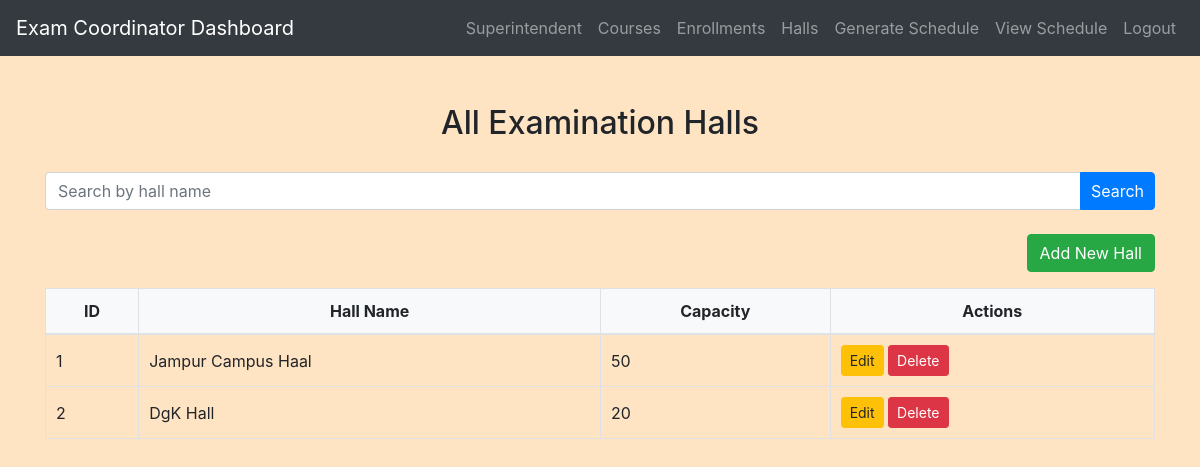
Page /exam_coordinator/view_halls.php (signed in) on the earlier database version.
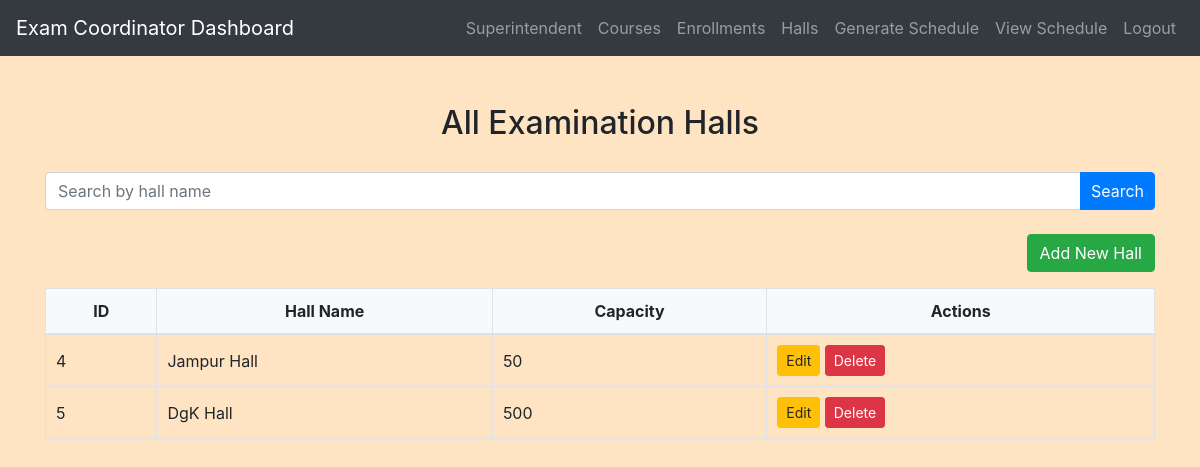
Same page on the later database version.
### tables this page shows
CREATE TABLE `examinationhalls` (
  `hall_id` int(11) NOT NULL,
  `hall_name` varchar(255) DEFAULT NULL,
  `capacity` int(11) DEFAULT NULL
);

### exam_coordinator/view_halls.php (the view, shortened to what this page needs)
<?php
include('config.php');
$search_query = isset($_GET['search']) ? '%' . $_GET['search'] . '%' : '%';
$sql = "SELECT * FROM ExaminationHalls WHERE hall_name LIKE ?";
$stmt = $conn->prepare($sql);
$stmt->bind_param("s", $search_query);
$stmt->execute();
$result = $stmt->get_result();
?>
<!DOCTYPE html>
<html>
<head>
    <link rel="stylesheet" href="https://maxcdn.bootstrapcdn.com/bootstrap/4.5.2/css/bootstrap.min.css">
    <link rel="stylesheet" href="../css/style.css">
</head>
<body>
<?php
include('navbar.php');
?>
<div class="container mt-5">
    <h2>All Examination Halls</h2>
    <form method="get" class="mb-4">
        <div class="input-group">
            <input type="text" name="search" class="form-control" placeholder="Search by hall name" value="<?php echo isset($_GET['search']) ? htmlspecialchars($_GET['search']) : ''; ?>">
            <div class="input-group-append">
                <button class="btn btn-primary" type="submit">Search</button>
            </div>
        </div>
    </form>
    <a href="add_hall.php" class="btn btn-success mb-3 float-right">Add New Hall</a>
    <table class="table table-bordered">
        <thead>
            <tr>
                <th>ID</th>
                <th>Hall Name</th>
                <th>Capacity</th>
                <th>Actions</th>
            </tr>
        </thead>
        <tbody>
            <?php
            if ($result->num_rows > 0) {
                while ($row = $result->fetch_assoc()) {
                    echo "<tr>
                            <td>{$row['hall_id']}</td>
                            <td>{$row['hall_name']}</td>
                            <td>{$row['capacity']}</td>
                            <td>
                                <a href='edit_hall.php?hall_id={$row['hall_id']}' class='btn btn-warning btn-sm'>Edit</a>
                                <a href='view_halls.php?delete={$row['hall_id']}' class='btn btn-danger btn-sm' onclick=\"return confirm('Are you sure you want to delete this hall?');\">Delete</a>
                            </td>
                        </tr>";
                }
            } else {
                echo "<tr><td colspan='4'>No examination halls found</td></tr>";
            }
            ?>
        </tbody>
    </table>
</div>
</body>
</html>

Differences in the rows shown:
removed examinationhalls: hall_id "1", hall_name "Jampur Campus Haal", capacity "50"
removed examinationhalls: hall_id "2", hall_name "DgK Hall", capacity "20"
added examinationhalls: hall_id "4", hall_name "Jampur Hall", capacity "50"
added examinationhalls: hall_id "5", hall_name "DgK Hall", capacity "500"
